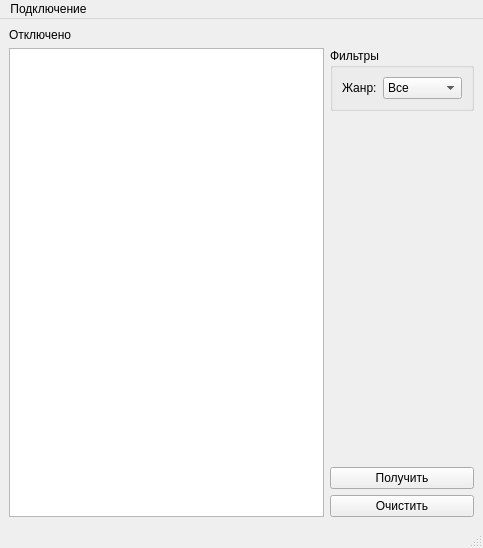
<?xml version="1.0" encoding="UTF-8"?>
<ui version="4.0">
 <class>MainWindow</class>
 <widget class="QMainWindow" name="MainWindow">
  <property name="geometry">
   <rect>
    <x>0</x>
    <y>0</y>
    <width>483</width>
    <height>548</height>
   </rect>
  </property>
  <property name="sizePolicy">
   <sizepolicy hsizetype="Preferred" vsizetype="Expanding">
    <horstretch>0</horstretch>
    <verstretch>0</verstretch>
   </sizepolicy>
  </property>
  <property name="windowTitle">
   <string>MainWindow</string>
  </property>
  <widget class="QWidget" name="centralwidget">
   <layout class="QGridLayout" name="gridLayout">
    <item row="1" column="3">
     <widget class="QGroupBox" name="gb_filters">
      <property name="sizePolicy">
       <sizepolicy hsizetype="Preferred" vsizetype="Minimum">
        <horstretch>0</horstretch>
        <verstretch>0</verstretch>
       </sizepolicy>
      </property>
      <property name="title">
       <string>Фильтры</string>
      </property>
      <layout class="QFormLayout" name="formLayout">
       <item row="0" column="0">
        <widget class="QLabel" name="lb_category">
         <property name="text">
          <string>Жанр:</string>
         </property>
        </widget>
       </item>
       <item row="0" column="1">
        <widget class="QComboBox" name="cb_category">
         <item>
          <property name="text">
           <string>Все</string>
          </property>
         </item>
         <item>
          <property name="text">
           <string>Комедия</string>
          </property>
         </item>
         <item>
          <property name="text">
           <string>Ужасы</string>
          </property>
         </item>
        </widget>
       </item>
      </layout>
     </widget>
    </item>
    <item row="4" column="3">
     <widget class="QPushButton" name="pb_clear">
      <property name="sizePolicy">
       <sizepolicy hsizetype="Minimum" vsizetype="Maximum">
        <horstretch>0</horstretch>
        <verstretch>0</verstretch>
       </sizepolicy>
      </property>
      <property name="text">
       <string>Очистить</string>
      </property>
     </widget>
    </item>
    <item row="0" column="0">
     <widget class="QLabel" name="lb_statusConnect">
      <property name="sizePolicy">
       <sizepolicy hsizetype="Preferred" vsizetype="Maximum">
        <horstretch>0</horstretch>
        <verstretch>0</verstretch>
       </sizepolicy>
      </property>
      <property name="text">
       <string>Отключено</string>
      </property>
     </widget>
    </item>
    <item row="3" column="3">
     <widget class="QPushButton" name="pb_request">
      <property name="sizePolicy">
       <sizepolicy hsizetype="Minimum" vsizetype="Maximum">
        <horstretch>0</horstretch>
        <verstretch>0</verstretch>
       </sizepolicy>
      </property>
      <property name="text">
       <string>Получить</string>
      </property>
     </widget>
    </item>
    <item row="1" column="0" rowspan="4">
     <widget class="QTableView" name="tableView"/>
    </item>
    <item row="2" column="3">
     <spacer name="verticalSpacer">
      <property name="orientation">
       <enum>Qt::Vertical</enum>
      </property>
      <property name="sizeHint" stdset="0">
       <size>
        <width>20</width>
        <height>40</height>
       </size>
      </property>
     </spacer>
    </item>
   </layout>
  </widget>
  <widget class="QMenuBar" name="menubar">
   <property name="geometry">
    <rect>
     <x>0</x>
     <y>0</y>
     <width>483</width>
     <height>21</height>
    </rect>
   </property>
   <widget class="QMenu" name="menu">
    <property name="title">
     <string>Подключение</string>
    </property>
    <addaction name="act_addData"/>
    <addaction name="separator"/>
    <addaction name="act_connect"/>
   </widget>
   <addaction name="menu"/>
  </widget>
  <widget class="QStatusBar" name="statusbar"/>
  <action name="act_connect">
   <property name="text">
    <string>Подключиться</string>
   </property>
  </action>
  <action name="act_addData">
   <property name="text">
    <string>Ввести данные</string>
   </property>
  </action>
 </widget>
 <resources/>
 <connections/>
</ui>
